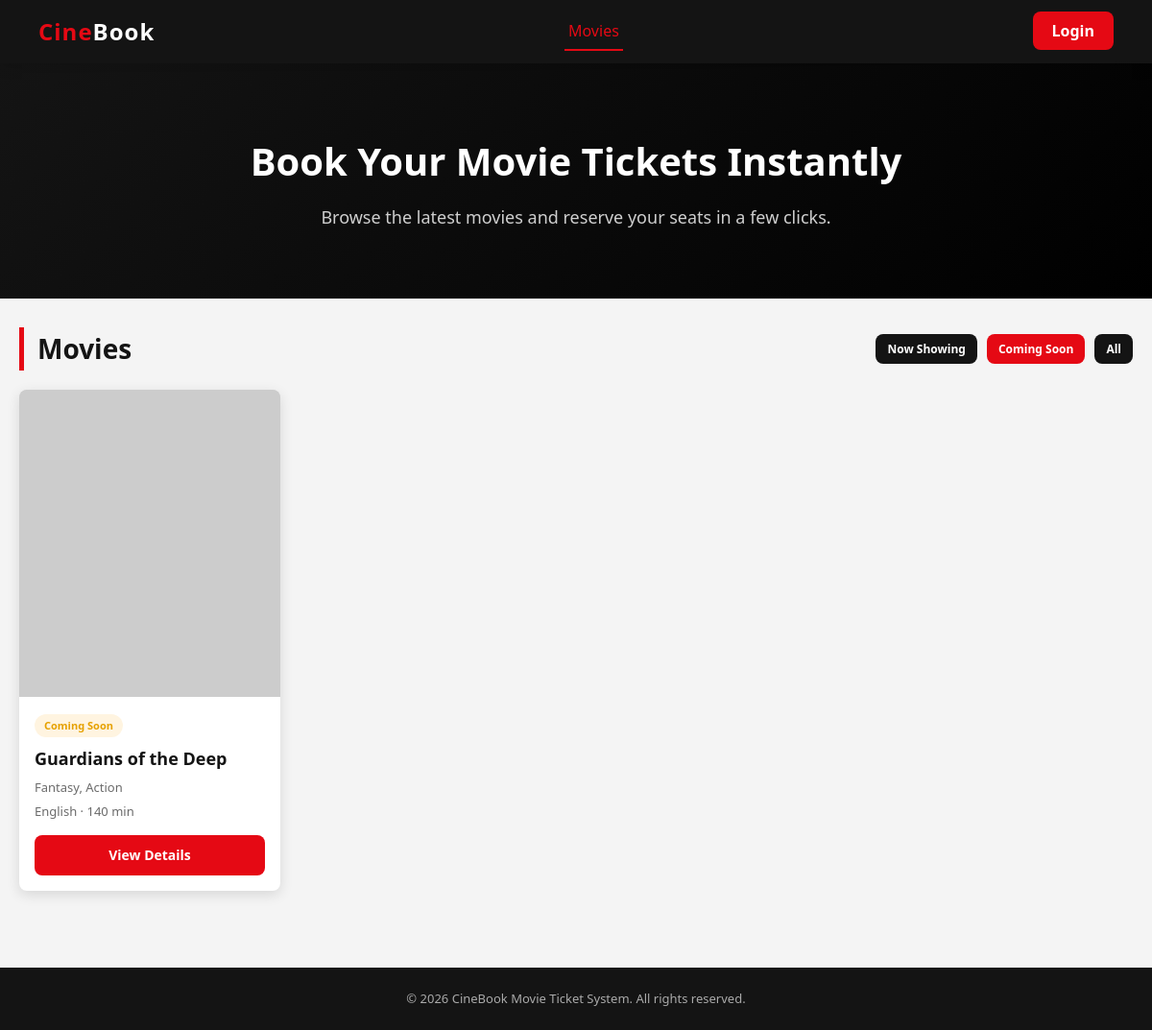
Screenshot of /?status=Coming Soon with the database file from the repository.
### tables this page shows
CREATE TABLE movies (
    movie_id INT AUTO_INCREMENT PRIMARY KEY,
    title VARCHAR(150) NOT NULL,
    description TEXT,
    genre VARCHAR(100),
    language VARCHAR(50),
    duration_minutes INT,
    release_date DATE,
    poster VARCHAR(255) DEFAULT 'default.jpg',
    status ENUM('Now Showing','Coming Soon','Archived') DEFAULT 'Now Showing',
    created_at TIMESTAMP DEFAULT CURRENT_TIMESTAMP
);

### functions.php (called while the page is built, shortened)
<?php
function h($str) {
    return htmlspecialchars($str ?? '', ENT_QUOTES, 'UTF-8');
}

### index.php (the view, shortened to what this page needs)
<?php
require_once __DIR__ . '/config/db.php';
require_once __DIR__ . '/includes/functions.php';
$filter = $_GET['status'] ?? 'Now Showing';
if ($filter === 'All') {
    $sql = "SELECT * FROM movies WHERE status != 'Archived' ORDER BY created_at DESC";
    $result = $conn->query($sql);
} else {
    $stmt = $conn->prepare("SELECT * FROM movies WHERE status = ? ORDER BY created_at DESC");
    $stmt->bind_param('s', $filter);
    $stmt->execute();
    $result = $stmt->get_result();
}
include __DIR__ . '/includes/user_header.php';
?>
<section class="hero">
    <h1>Book Your Movie Tickets Instantly</h1>
    <p>Browse the latest movies and reserve your seats in a few clicks.</p>
</section>
<div class="container">
    <div style="display:flex; justify-content:space-between; align-items:center; flex-wrap:wrap; gap:12px; margin-bottom:20px;">
        <h2 class="page-title" style="margin-bottom:0;">Movies</h2>
        <div style="display:flex; gap:10px;">
            <a href="?status=Now Showing" class="btn <?php echo $filter==='Now Showing' ? '' : 'secondary'; ?> small">Now Showing</a>
            <a href="?status=Coming Soon" class="btn <?php echo $filter==='Coming Soon' ? '' : 'secondary'; ?> small">Coming Soon</a>
            <a href="?status=All" class="btn <?php echo $filter==='All' ? '' : 'secondary'; ?> small">All</a>
        </div>
    </div>
    <?php if ($result && $result->num_rows > 0): ?>
        <div class="movie-grid">
            <?php while ($movie = $result->fetch_assoc()): ?>
                <div class="movie-card">
                    <img class="poster" src="assets/uploads/<?php echo h($movie['poster']); ?>"
                         onerror="this.src='https://via.placeholder.com/300x400?text=<?php echo urlencode($movie['title']); ?>'"
                         alt="<?php echo h($movie['title']); ?>">
                    <div class="info">
                        <span class="badge <?php echo $movie['status'] === 'Now Showing' ? 'now' : 'soon'; ?>">
                            <?php echo h($movie['status']); ?>
                        </span>
                        <h3><?php echo h($movie['title']); ?></h3>
                        <p><?php echo h($movie['genre']); ?></p>
                        <p><?php echo h($movie['language']); ?> &middot; <?php echo intval($movie['duration_minutes']); ?> min</p>
                        <a href="movie_details.php?id=<?php echo $movie['movie_id']; ?>" class="btn full">View Details</a>
                    </div>
                </div>
            <?php endwhile; ?>
        </div>
    <?php else: ?>
        <p style="color:#888;">No movies found in this category.</p>
    <?php endif; ?>
</div>
<?php include __DIR__ . '/includes/user_footer.php'; ?>

### style.css (style rules this page uses)
:root { --primary: #e50914; --primary-dark: #b0060f; --dark: #141414; --dark-light: #1f1f1f; --gray: #6b6b6b; --light-gray: #f4f4f4; --white: #ffffff; --success: #2ecc71; --radius: 8px; --shadow: 0 4px 14px rgba(0,0,0,0.12); }
* { margin: 0; padding: 0; box-sizing: border-box; }
body { font-family: 'Segoe UI', Arial, sans-serif; background: var(--light-gray); color: #222; line-height: 1.6; }
a { text-decoration: none; color: inherit; }
img { max-width: 100%; display: block; }
.container { max-width: 1200px; margin: 0 auto; padding: 30px 20px; }
.page-title { font-size: 28px; margin-bottom: 22px; font-weight: 700; color: var(--dark); border-left: 5px solid var(--primary); padding-left: 14px; }
.hero { background: linear-gradient(135deg, var(--dark) 0%, #000 100%); color: var(--white); text-align: center; padding: 70px 20px; }
.hero h1 { font-size: 40px; margin-bottom: 12px; }
.hero p { color: #cfcfcf; font-size: 18px; }
.movie-grid { display: grid; grid-template-columns: repeat(auto-fill, minmax(230px, 1fr)); gap: 24px; }
.movie-card { background: var(--white); border-radius: var(--radius); overflow: hidden; box-shadow: var(--shadow); transition: transform 0.2s ease; }
.movie-card .poster { height: 320px; width: 100%; object-fit: cover; background: #ddd; }
.movie-card .info { padding: 16px; }
.movie-card h3 { font-size: 18px; margin-bottom: 6px; color: var(--dark); }
.movie-card p { font-size: 13px; color: var(--gray); margin-bottom: 4px; }
.badge { display: inline-block; padding: 3px 10px; border-radius: 20px; font-size: 11px; font-weight: 700; margin-bottom: 8px; }
.badge.soon { background: #fff4e0; color: #e6a100; }
.btn { display: inline-block; background: var(--primary); color: var(--white); padding: 10px 18px; border: none; border-radius: var(--radius); font-weight: 600; cursor: pointer; font-size: 14px; transition: 0.2s; text-align: center; }
.btn.full { width: 100%; margin-top: 10px; }
.btn.secondary { background: var(--dark); }
.btn.small { padding: 6px 12px; font-size: 12px; }

### rows the page displays
movies: status "Coming Soon", title "Guardians of the Deep", genre "Fantasy, Action", language "English", duration_minutes "140"
